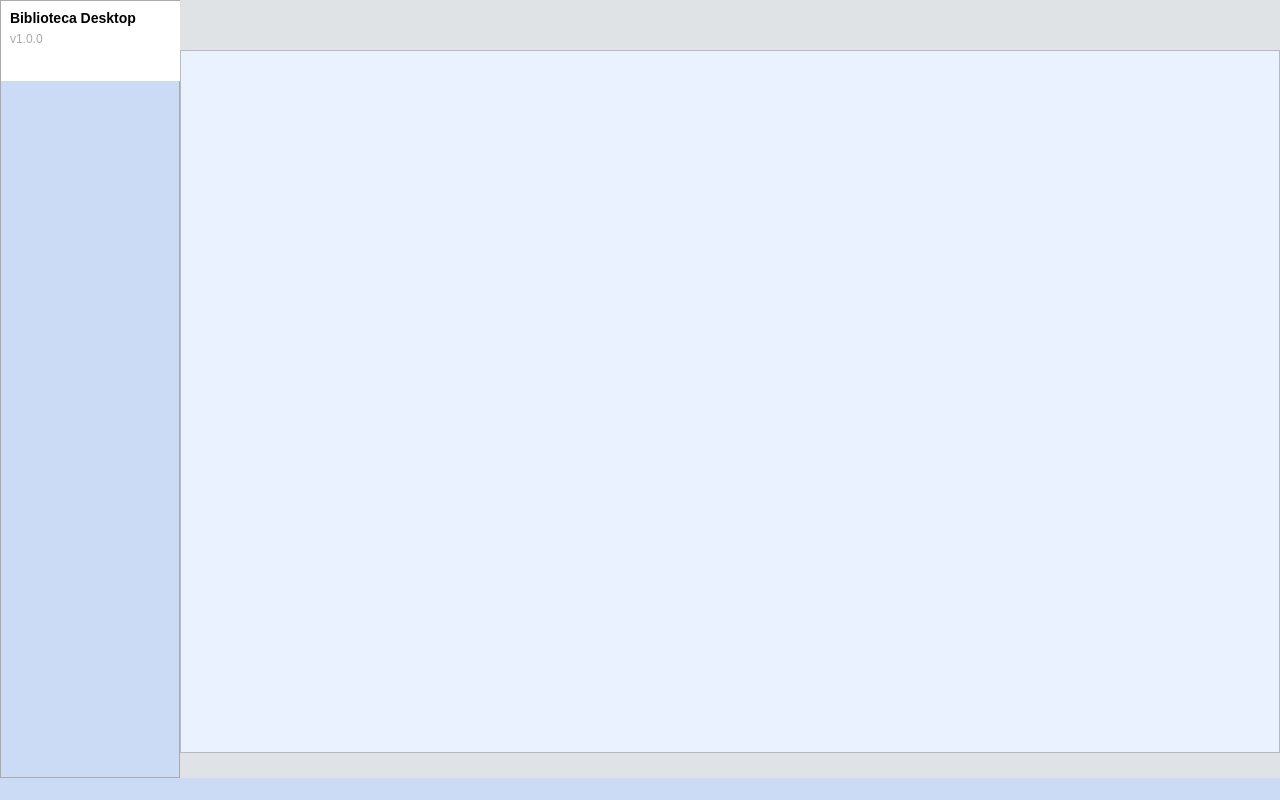
<?xml version="1.0" encoding="UTF-8"?>
<ui version="4.0">
 <class>MainWindow</class>
 <widget class="QMainWindow" name="MainWindow">
  <property name="geometry">
   <rect>
    <x>0</x>
    <y>0</y>
    <width>1280</width>
    <height>800</height>
   </rect>
  </property>
  <property name="minimumSize">
   <size>
    <width>1280</width>
    <height>800</height>
   </size>
  </property>
  <property name="windowTitle">
   <string>MainWindow</string>
  </property>
  <property name="styleSheet">
   <string notr="true">background-color: #cbdbf5</string>
  </property>
  <widget class="QWidget" name="centralwidget">
   <layout class="QGridLayout" name="gridLayout">
    <property name="leftMargin">
     <number>0</number>
    </property>
    <property name="topMargin">
     <number>0</number>
    </property>
    <property name="rightMargin">
     <number>0</number>
    </property>
    <property name="bottomMargin">
     <number>0</number>
    </property>
    <property name="spacing">
     <number>0</number>
    </property>
    <item row="0" column="0" rowspan="3">
     <widget class="QFrame" name="frame_sidebar">
      <property name="minimumSize">
       <size>
        <width>180</width>
        <height>0</height>
       </size>
      </property>
      <property name="maximumSize">
       <size>
        <width>180</width>
        <height>16777215</height>
       </size>
      </property>
      <property name="styleSheet">
       <string notr="true">background-color: none;
border: 1px solid #aaa;</string>
      </property>
      <property name="frameShape">
       <enum>QFrame::Shape::StyledPanel</enum>
      </property>
      <property name="frameShadow">
       <enum>QFrame::Shadow::Raised</enum>
      </property>
      <layout class="QGridLayout" name="gridLayout_2">
       <property name="leftMargin">
        <number>0</number>
       </property>
       <property name="topMargin">
        <number>0</number>
       </property>
       <property name="rightMargin">
        <number>0</number>
       </property>
       <property name="bottomMargin">
        <number>0</number>
       </property>
       <property name="spacing">
        <number>0</number>
       </property>
       <item row="0" column="0">
        <widget class="QFrame" name="frame_logo_title">
         <property name="minimumSize">
          <size>
           <width>180</width>
           <height>80</height>
          </size>
         </property>
         <property name="maximumSize">
          <size>
           <width>180</width>
           <height>80</height>
          </size>
         </property>
         <property name="styleSheet">
          <string notr="true">background-color: #fff;
border: none;</string>
         </property>
         <property name="frameShape">
          <enum>QFrame::Shape::StyledPanel</enum>
         </property>
         <property name="frameShadow">
          <enum>QFrame::Shadow::Raised</enum>
         </property>
         <layout class="QFormLayout" name="formLayout">
          <item row="0" column="0">
           <widget class="QLabel" name="lbl_title">
            <property name="styleSheet">
             <string notr="true">color: black;
font-weight: bold;</string>
            </property>
            <property name="text">
             <string>&lt;h3&gt;Biblioteca Desktop&lt;/h3&gt;</string>
            </property>
           </widget>
          </item>
          <item row="1" column="0">
           <widget class="QLabel" name="lbl_title_2">
            <property name="styleSheet">
             <string notr="true">color: #aaa;
font-size: 12px;
font-weight: italic;</string>
            </property>
            <property name="text">
             <string>&lt;h6&gt;v1.0.0&lt;/h6&gt;</string>
            </property>
           </widget>
          </item>
         </layout>
        </widget>
       </item>
       <item row="1" column="0">
        <widget class="QFrame" name="frame_sidebar_menu">
         <property name="styleSheet">
          <string notr="true">border: none;</string>
         </property>
         <property name="frameShape">
          <enum>QFrame::Shape::StyledPanel</enum>
         </property>
         <property name="frameShadow">
          <enum>QFrame::Shadow::Raised</enum>
         </property>
        </widget>
       </item>
      </layout>
     </widget>
    </item>
    <item row="0" column="1">
     <widget class="QFrame" name="frame_header">
      <property name="minimumSize">
       <size>
        <width>0</width>
        <height>50</height>
       </size>
      </property>
      <property name="maximumSize">
       <size>
        <width>16777215</width>
        <height>50</height>
       </size>
      </property>
      <property name="styleSheet">
       <string notr="true">background-color: #e0e3e5;
border: none;</string>
      </property>
      <property name="frameShape">
       <enum>QFrame::Shape::StyledPanel</enum>
      </property>
      <property name="frameShadow">
       <enum>QFrame::Shadow::Raised</enum>
      </property>
     </widget>
    </item>
    <item row="1" column="1">
     <widget class="QFrame" name="frame">
      <property name="styleSheet">
       <string notr="true">background-color: #eaf1ff;</string>
      </property>
      <property name="frameShape">
       <enum>QFrame::Shape::StyledPanel</enum>
      </property>
      <property name="frameShadow">
       <enum>QFrame::Shadow::Raised</enum>
      </property>
     </widget>
    </item>
    <item row="2" column="1">
     <widget class="QFrame" name="frame_header_2">
      <property name="minimumSize">
       <size>
        <width>0</width>
        <height>20</height>
       </size>
      </property>
      <property name="maximumSize">
       <size>
        <width>16777215</width>
        <height>25</height>
       </size>
      </property>
      <property name="styleSheet">
       <string notr="true">background-color: #e0e3e5;
border: none;</string>
      </property>
      <property name="frameShape">
       <enum>QFrame::Shape::StyledPanel</enum>
      </property>
      <property name="frameShadow">
       <enum>QFrame::Shadow::Raised</enum>
      </property>
     </widget>
    </item>
   </layout>
  </widget>
  <widget class="QMenuBar" name="menubar">
   <property name="geometry">
    <rect>
     <x>0</x>
     <y>0</y>
     <width>1280</width>
     <height>21</height>
    </rect>
   </property>
  </widget>
  <widget class="QStatusBar" name="statusbar">
   <property name="enabled">
    <bool>true</bool>
   </property>
  </widget>
 </widget>
 <resources/>
 <connections/>
</ui>
